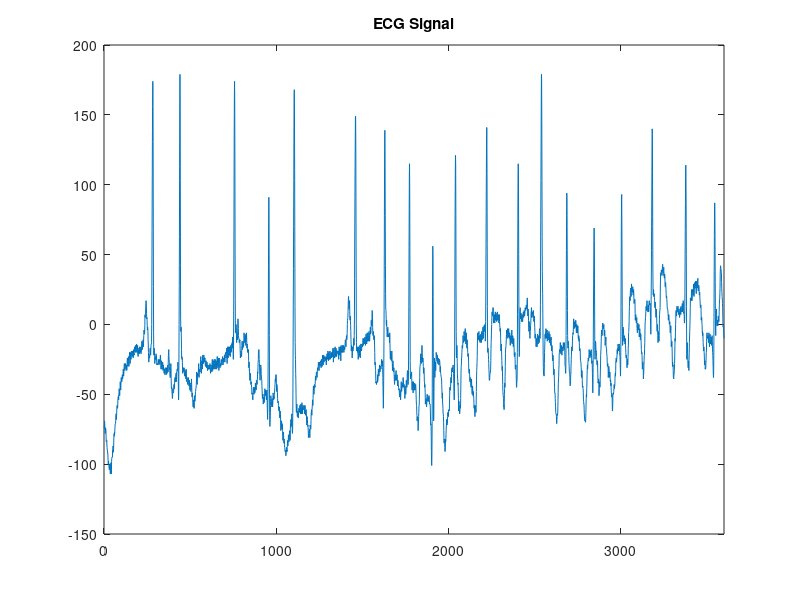

Reproduce this figure in MATLAB. (Note: this script raises an error after producing the figure.)
clear
clc
load("222m.mat");
 
% Timing Parameters
V1 = zeros(100000, 1);  % Increased the size to match the loop length
Fs = 100;
L = length(val(1, :))*100;
t = linspace(0, L-1, L) / Fs;
 
% Plotting ecg signal
ECG = val(1, :);
figure;
plot(ECG, 'DisplayName', 'Unfiltered');
title('ECG Signal');
xlim([0 3600]);
 
% Parameters for the leaky integrate-and-fire model
C = 104 / 10^12;
gL = 4.3 / 10^12;
EL = -65 / 1000;
Vt = -52 / 1000;
delta_T = 0.8 / 1000;
Tw = 88 / 1000;
a = -0.8 / 10^9;
b = 65/ 10^9;
dt = 1 / 10000;
t1 = 1:1001;
 
% Initial conditions
K1 = 1000;
I = (ECG*100);
V1(1) = EL;
W1(1) = K1 * b;
spikes(1) = 1;
dv1 = 0;
E = 0;
e = exp((EL - Vt) / delta_T);
pos_spikes(1) = 0;
neg_spikes(1) = 0;
% Leaky integrate-and-fire model
for i = 1:length(t)-1
    if V1(i) > Vt
        V1(i + 1) = EL;
        W1(i + 1) = W1(i) + K1 * b;
        V1(i) = 0;
        dv1 = 0;
        e = exp((EL - Vt) / delta_T);
        spikes(i + 1) = 1;
        if(I(floor(i/100)+1)>0)%Shd this be zero or Vt?
            pos_spikes(i+1) = 1;
            neg_spikes(i+1) = 0;
        else
            pos_spikes(i+1) = 0;
            neg_spikes(i+1) = 1;
        end
    else
        E = (e / 2^21) + (e * dv1 / 2^12) + (e * dv1 * dv1 * 2^3);
        VP = V1(i);
        if i + 1 <= length(t)
            V1(i + 1) = V1(i) - ((V1(i) - EL) / 2^12) + E + I(floor(i/100)+1) - W1(i);
            dv1 = V1(i + 1) - V1(i);
        end
        W1(i + 1) = W1(i) - (W1(i) / 2^14);
        e = E * 2^21;
        spikes(i + 1) = 0;
        pos_spikes(i+1) = 0;
        neg_spikes(i+1) = 0;
    end
    cur(i) = I(floor(i/100)+1);
end
 
% Spike detection
spike1 = abs(spikes);
  
figure;
yyaxis left;
stairs(pos_spikes, 'r');
hold on;
%stairs(neg_spikes, 'b');
yyaxis right;
plot(cur, 'k');


a1 = round(abs(log2((dt/C)*gL)))
a2 = round(abs(log2((dt/C)*gL*delta_T)))
b1 = round(abs(log2((dt/Tw)*a*K1)))
b2 = round(abs(log2(dt/Tw)))
c = round(abs(log2(1/delta_T)))
d = round(abs(log2(dt/(C*K1))))